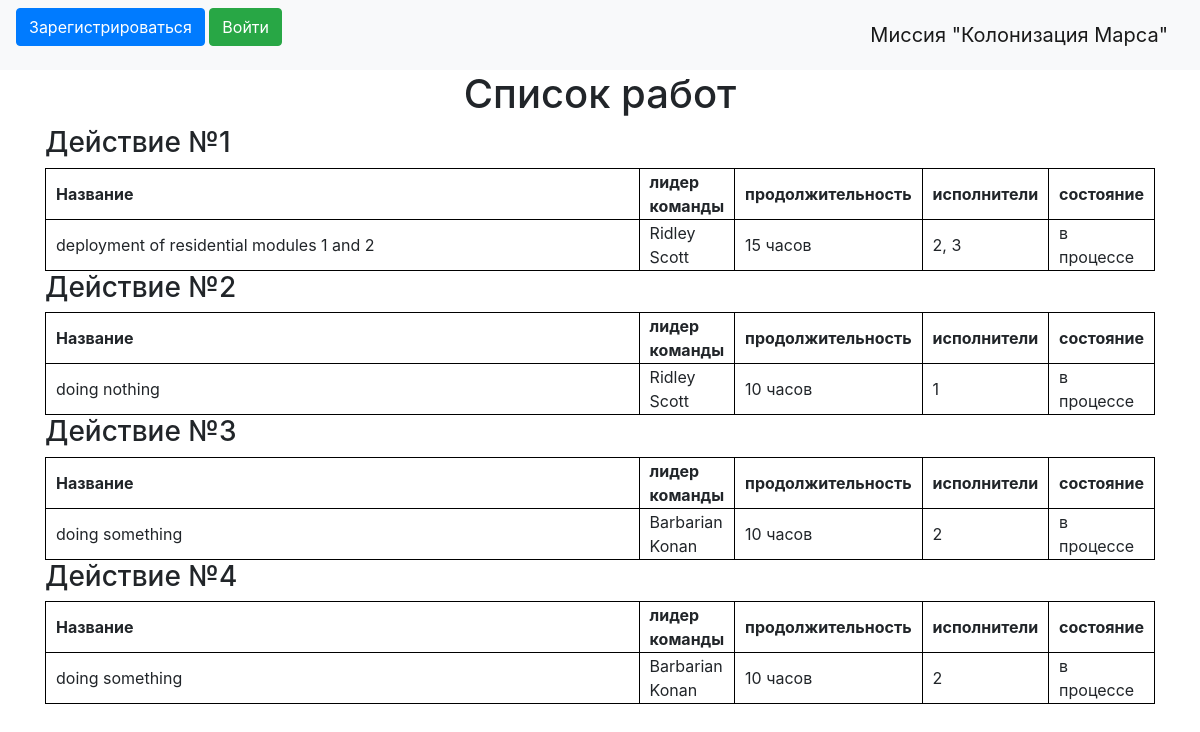
The page /index on the database as committed earlier.
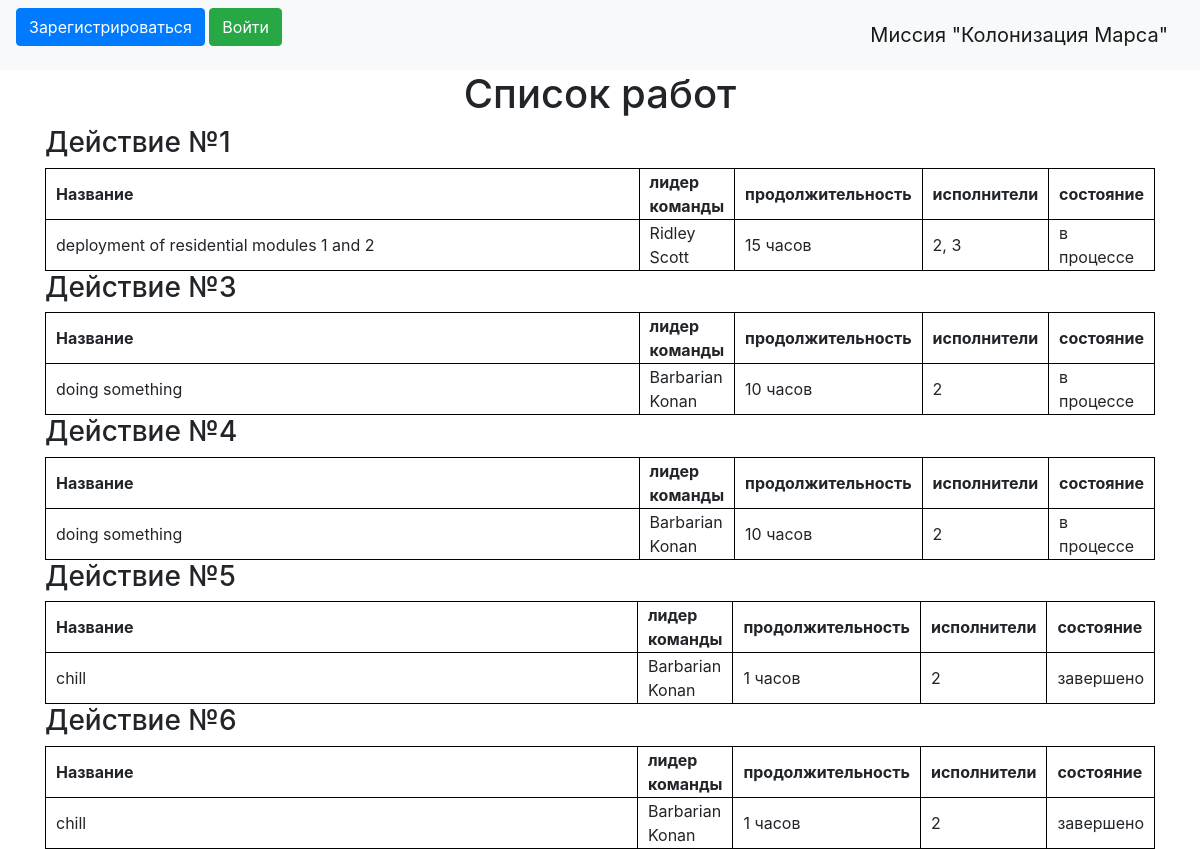
The same page on the database as committed later.
### data/jobs.py (models this page shows)
class Job(SqlAlchemyBase, SerializerMixin):
    __tablename__ = "jobs"
    id = sqlalchemy.Column(sqlalchemy.Integer, autoincrement=True, primary_key=True)
    team_leader_id = sqlalchemy.Column(sqlalchemy.Integer, sqlalchemy.ForeignKey("users.id"))
    team_leader = orm.relationship("User")
    job = sqlalchemy.Column(sqlalchemy.String)
    work_size = sqlalchemy.Column(sqlalchemy.Integer)
    collaborators = sqlalchemy.Column(sqlalchemy.String)
    start_date = sqlalchemy.Column(sqlalchemy.String)
    end_date = sqlalchemy.Column(sqlalchemy.String)
    is_finished = sqlalchemy.Column(sqlalchemy.Boolean)

### data/users.py (models this page shows, shortened)
class User(SqlAlchemyBase, UserMixin, SerializerMixin):
    __tablename__ = "users"
    id = sqlalchemy.Column(sqlalchemy.Integer, primary_key=True, autoincrement=True)
    surname = sqlalchemy.Column(sqlalchemy.String)
    name = sqlalchemy.Column(sqlalchemy.String)
    age = sqlalchemy.Column(sqlalchemy.Integer)
    position = sqlalchemy.Column(sqlalchemy.String)
    speciality = sqlalchemy.Column(sqlalchemy.String)
    address = sqlalchemy.Column(sqlalchemy.String)
    email = sqlalchemy.Column(sqlalchemy.String, unique=True)
    modified_date = sqlalchemy.Column(sqlalchemy.DateTime)
    hashed_password = sqlalchemy.Column(sqlalchemy.String, nullable=False)
    about = sqlalchemy.Column(sqlalchemy.String)

### main.py (the view)
@app.route('/')
@app.route('/index')
def index():
    db_sess = db_session.create_session()
    jobs = db_sess.query(Job).filter()
    return render_template("jobs.html", jobs=jobs)

### data/db_session.py (called while the page is built)
def create_session() -> Session:
    global __factory
    return __factory()

### templates/jobs.html (shortened to what this page needs)
{% extends "base.html" %}
{% block content %}
    <h1><center>Список работ</center></h1>
    {% for job in jobs%}
        <h3>Действие №{{job.id}}</h3>
        <table>
            <tr>
                <th>Название</th>
                <th> лидер команды </th>
                <th> продолжительность </th>
                <th> исполнители </th>
                <th> состояние </th>
            </tr>
            <tr>
                <td>{{job.job}}</td>
                <td>{{job.team_leader.name}} {{job.team_leader.surname}}</td>
                <td>{{job.work_size}} часов</td>
                <td>{{job.collaborators}}</td>
                {% set f = job.is_finished %}
                {% if f == True %}
                    <td>завершено</td>
                {% else %}
                    <td>в процессе</td>
                {% endif %}
            </tr>
        </table>
    {% endfor %}
{% endblock %}

### templates/base.html (shortened to what this page needs)
<!doctype html>
<html lang="en">
<head>
    <link rel="stylesheet"
          href="https://stackpath.bootstrapcdn.com/bootstrap/4.4.1/css/bootstrap.min.css"
>
</head>
<body>
<header>
    <nav class="navbar navbar-light bg-light">
        {% if current_user.is_authenticated %}
            <a class="navbar-brand" href="/logout">{{ current_user.name }}</a>
        {% else %}
            <p>
                <a class="btn btn-primary " href="/register">Зарегистрироваться</a>
                <a class="btn btn-success" href="/login">Войти</a>
            </p>
        {% endif %}
        <a class="navbar-brand" href="#">Миссия "Колонизация Марса"</a>
    </nav>
</header>
<main role="main" class="container">
    {% block content %}{% endblock %}
</main>
</body>
</html>

### templates/jobs.html (style rules this page uses)
table, th, td { border: 1px solid black; width: 100%; padding-right: 10px; padding-left: 10px; }

Rows that differ between the two databases and show on the page:
removed Job: id "2", job "doing nothing", team_leader.name "Ridley", team_leader.surname "Scott", work_size "10", collaborators "1", shows "в процессе"
added Job: id "5", job "chill", team_leader.name "Barbarian", team_leader.surname "Konan", work_size "1", collaborators "2", shows "завершено"
added Job: id "6", job "chill", team_leader.name "Barbarian", team_leader.surname "Konan", work_size "1", collaborators "2", shows "завершено"
